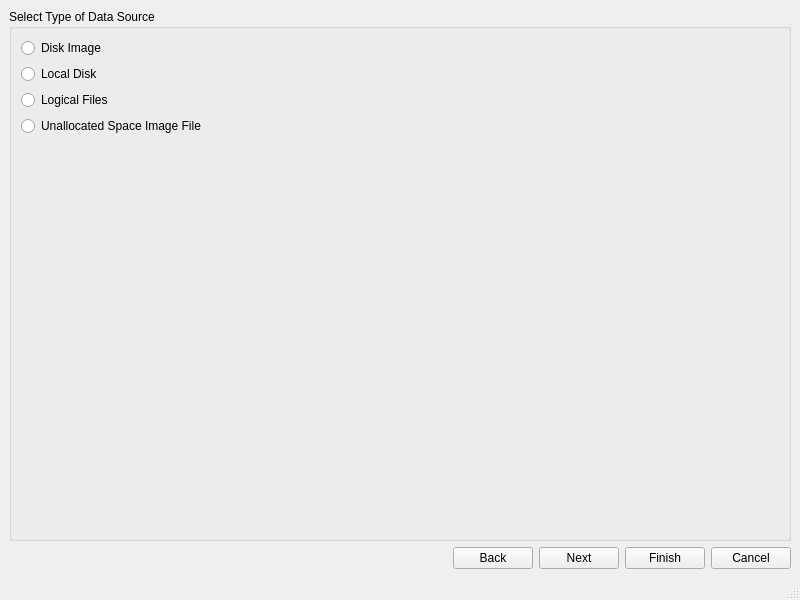
<?xml version="1.0" encoding="UTF-8"?>
<ui version="4.0">
 <class>NewTypeWindow</class>
 <widget class="QMainWindow" name="NewTypeWindow">
  <property name="geometry">
   <rect>
    <x>0</x>
    <y>0</y>
    <width>800</width>
    <height>600</height>
   </rect>
  </property>
  <property name="windowTitle">
   <string>Disk Imager</string>
  </property>
  <widget class="QWidget" name="centralwidget">
   <layout class="QGridLayout" name="gridLayout">
    <item row="1" column="1">
     <layout class="QHBoxLayout" name="horizontalLayout">
      <item>
       <widget class="QPushButton" name="ntw_backButton">
        <property name="text">
         <string>Back</string>
        </property>
       </widget>
      </item>
      <item>
       <widget class="QPushButton" name="ntw_nextButton">
        <property name="text">
         <string>Next</string>
        </property>
       </widget>
      </item>
      <item>
       <widget class="QPushButton" name="ntw_finishButton">
        <property name="text">
         <string>Finish</string>
        </property>
       </widget>
      </item>
      <item>
       <widget class="QPushButton" name="ntw_cancelButton">
        <property name="text">
         <string>Cancel</string>
        </property>
       </widget>
      </item>
     </layout>
    </item>
    <item row="1" column="0">
     <spacer name="horizontalSpacer">
      <property name="orientation">
       <enum>Qt::Horizontal</enum>
      </property>
      <property name="sizeHint" stdset="0">
       <size>
        <width>40</width>
        <height>20</height>
       </size>
      </property>
     </spacer>
    </item>
    <item row="0" column="0" colspan="2">
     <widget class="QGroupBox" name="ntw_groupBox">
      <property name="title">
       <string>Select Type of Data Source</string>
      </property>
      <layout class="QFormLayout" name="formLayout">
       <item row="0" column="0">
        <widget class="QRadioButton" name="ntw_diskImageButton">
         <property name="text">
          <string>Disk Image</string>
         </property>
        </widget>
       </item>
       <item row="1" column="0">
        <widget class="QRadioButton" name="ntw_localDiskButton">
         <property name="text">
          <string>Local Disk</string>
         </property>
        </widget>
       </item>
       <item row="2" column="0">
        <widget class="QRadioButton" name="ntw_logicalFileButton">
         <property name="text">
          <string>Logical Files</string>
         </property>
        </widget>
       </item>
       <item row="3" column="0">
        <widget class="QRadioButton" name="ntw_unallocatedButton">
         <property name="text">
          <string>Unallocated Space Image File</string>
         </property>
        </widget>
       </item>
      </layout>
     </widget>
    </item>
   </layout>
  </widget>
  <widget class="QMenuBar" name="menubar">
   <property name="geometry">
    <rect>
     <x>0</x>
     <y>0</y>
     <width>800</width>
     <height>22</height>
    </rect>
   </property>
  </widget>
  <widget class="QStatusBar" name="statusbar"/>
 </widget>
 <resources/>
 <connections/>
</ui>
